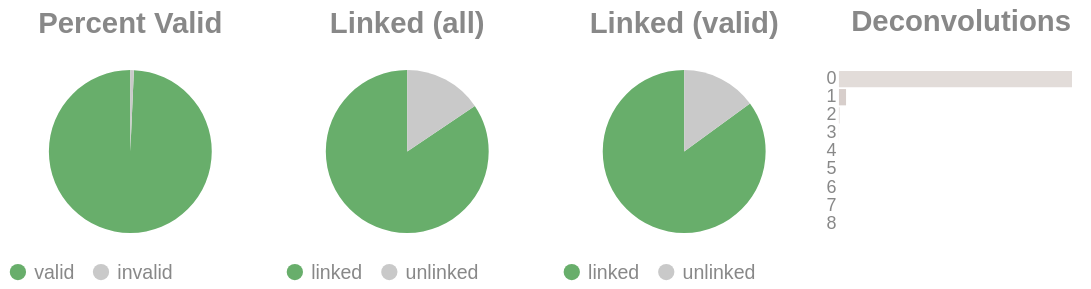

Notebook source saved alongside this figure:
### Code cell
if SKIPLR:
    pass
else:
    clash = Counter()
    for i in valids['molecule'].to_list():
        _mol = i.split("-")
        if len(_mol) == 1:
            clash.update('0')
        else:
            clash.update(_mol[-1])

    _d = {"deconvolutions": [], 'count': []}
    for k,v in clash.items():
        _d['deconvolutions'].append(k)
        _d['count'].append(v)

    tot_valid = valids['reads'].sum()
    mask = valids['reads'] >= 2
    n_linked_reads = valids.filter(mask)['reads'].sum()
    if n_linked_reads == 0:
        print_html("No linked molecules (>=2 reads) were detected; skipping linked-only distributions.")
        SKIPLR = True
    else:
        perc_valid = round(tot_valid / n_reads, 4)
        linked_perc_abs = round(n_linked_reads / n_reads, 4)
        linked_perc = round(n_linked_reads / tot_valid, 4)

    _valid = pl.DataFrame({"valids": ['valid', 'invalid'], "count": [tot_valid, n_reads - tot_valid]})
    _linked_abs = pl.DataFrame({"linked (absolute)": ['linked', 'unlinked'], "count": [n_linked_reads, n_reads - n_linked_reads]})
    _linked_rel = pl.DataFrame({"linked (valids)": ['linked', 'unlinked'], "count": [n_linked_reads, tot_valid - n_linked_reads]})

    (
        alt.hconcat(
            piechart(_valid, goodval = 'valid', title = "Percent Valid"),
            piechart(_linked_abs, goodval = "linked", title =  "Linked (all)"),
            piechart(_linked_rel, goodval = "linked", title =  "Linked (valid)"),
            convolutionbar(pl.DataFrame(_d), title = "Deconvolutions"),
            center = True,
            bounds = 'flush'
        )
        .resolve_scale(color='independent')
        .resolve_legend('independent')
        .properties(usermeta={'embedOptions': {"actions": False}})
    ).display()

### Figure 1 — Vega-Lite specification as saved in the notebook (floating-point values rounded to 4 significant figures)
{"width": "container", "height": 400, "config": {"title": {"anchor": "start", "dy": -15, "fontSize": 18, "color": "#888888", "subtitleColor": "#888888", "subtitleFontSize": 14}, "arc": {"fill": "#0072B2"}, "axis": {"domainColor": "#888888", "domainWidth": 0.5, "gridWidth": 0.2, "grid": false, "titleFontWeight": 400, "titleFontSize": 15, "labelFontSize": 11, "labelColor": "#888888", "tickColor": "#888888", "tickWidth": 0.2, "titleColor": "#888888"}, "axisBand": {"grid": false}, "axisX": {"grid": true, "tickSize": 10, "domainCap": "round"}, "axisY": {"domain": false, "grid": true, "tickSize": 0, "domainCap": "round"}, "background": "transparent", "header": {"labelFontSize": 15, "labelColor": "#888888", "titleFontSize": 15, "titleFontWeight": 600, "titleColor": "#888888"}, "legend": {"labelFont": "sans-serif", "labelFontSize": 12, "labelColor": "#888888", "symbolSize": 100, "symbolType": "circle", "titleFontSize": 12, "titlePadding": 10, "titleColor": "#888888", "title": null}, "range": {"category": ["#E69F00", "#56B4E9", "#009E73", "#F0E442", "#0072B2", "#D55E00", "#CC79A7", "#000000"], "diverging": ["#cfe8f3", "#a2d4ec", "#73bfe2", "#46abdb", "#1696d2", "#12719e"]}, "area": {"fill": "#0072B2", "fillOpacity": 0.7, "line": true, "strokeOpacity": 0.7}, "line": {"color": "#0072B2", "stroke": "#0072B2", "strokeWidth": 2}, "trail": {"color": "#0072B2", "stroke": "#0072B2", "strokeWidth": 0, "size": 1}, "point": {"filled": true, "fillOpacity": 1.0, "size": 95}, "text": {"color": "#888888", "fontSize": 11, "align": "right", "fontWeight": 400, "size": 11}, "bar": {"fill": "#0072B2", "stroke": null}, "view": {"stroke": null, "continuousWidth": 660, "continuousHeight": 400}}, "hconcat": [{"data": {"name": "data-7b141ab6fec89c632cfcb80bff3e2778"}, "mark": {"type": "arc"}, "encoding": {"color": {"field": "valids", "legend": {"orient": "bottom", "title": null}, "scale": {"domain": ["valid", "invalid"], "range": ["#68ae6b", "#C9C9C9"]}, "title": "Valids", "type": "nominal"}, "theta": {"field": "count", "type": "quantitative"}, "tooltip": [{"field": "valids", "title": "Valids", "type": "ordinal"}, {"field": "percent", "format": ".2%", "title": "Percent", "type": "quantitative"}, {"field": "count", "title": "Count", "type": "quantitative"}]}, "height": 100, "title": {"text": "Percent Valid", "align": "center", "anchor": "middle"}, "transform": [{"calculate": "datum.count / 15604114", "as": "percent"}], "width": 150}, {"data": {"name": "data-648d08e62dab2265b9f8989c203b9d1c"}, "mark": {"type": "arc"}, "encoding": {"color": {"field": "linked (absolute)", "legend": {"orient": "bottom", "title": null}, "scale": {"domain": ["linked", "unlinked"], "range": ["#68ae6b", "#C9C9C9"]}, "title": "Linked (Absolute)", "type": "nominal"}, "theta": {"field": "count", "type": "quantitative"}, "tooltip": [{"field": "linked (absolute)", "title": "Linked (Absolute)", "type": "ordinal"}, {"field": "percent", "format": ".2%", "title": "Percent", "type": "quantitative"}, {"field": "count", "title": "Count", "type": "quantitative"}]}, "height": 100, "title": {"text": "Linked (all)", "align": "center", "anchor": "middle"}, "transform": [{"calculate": "datum.count / 15604114", "as": "percent"}], "width": 150}, {"data": {"name": "data-e23cd69296adf108752d917ba7b10320"}, "mark": {"type": "arc"}, "encoding": {"color": {"field": "linked (valids)", "legend": {"orient": "bottom", "title": null}, "scale": {"domain": ["linked", "unlinked"], "range": ["#68ae6b", "#C9C9C9"]}, "title": "Linked (Valids)", "type": "nominal"}, "theta": {"field": "count", "type": "quantitative"}, "tooltip": [{"field": "linked (valids)", "title": "Linked (Valids)", "type": "ordinal"}, {"field": "percent", "format": ".2%", "title": "Percent", "type": "quantitative"}, {"field": "count", "title": "Count", "type": "quantitative"}]}, "height": 100, "title": {"text": "Linked (valid)", "align": "center", "anchor": "middle"}, "transform": [{"calculate": "datum.count / 15494755", "as": "percent"}], "width": 150}, {"data": {"name": "data-3d9e7ca99d4ddf80ba63bd4199ee5911"}, "mark": {"type": "bar"}, "encoding": {"color": {"field": "deconvolutions", "legend": null, "scale": {"scheme": "lightgreyred"}, "type": "nominal"}, "tooltip": [{"field": "deconvolutions", "title": "Deconvolutions", "type": "ordinal"}, {"field": "percent", "format": ".2%", "title": "Percent", "type": "quantitative"}, {"field": "count", "title": "Count", "type": "quantitative"}], "x": {"axis": null, "field": "count", "type": "quantitative"}, "y": {"field": "deconvolutions", "sort": "ascending", "title": null, "type": "nominal"}}, "height": 100, "title": {"text": "Deconvolutions", "align": "center", "anchor": "middle"}, "transform": [{"calculate": "datum.count / 4924607", "as": "percent"}], "width": 150}], "bounds": "flush", "center": true, "resolve": {"legend": {"angle": "independent"}, "scale": {"color": "independent"}}, "usermeta": {"embedOptions": {"actions": false}}, "$schema": "https://vega.github.io/schema/vega-lite/v6.1.0.json", "datasets": {"data-7b141ab6fec89c632cfcb80bff3e2778": [{"valids": "valid", "count": 15494755}, {"valids": "invalid", "count": 109359}], "data-648d08e62dab2265b9f8989c203b9d1c": [{"linked (absolute)": "linked", "count": 13174952}, {"linked (absolute)": "unlinked", "count": 2429162}], "data-e23cd69296adf108752d917ba7b10320": [{"linked (valids)": "linked", "count": 13174952}, {"linked (valids)": "unlinked", "count": 2319803}], "data-3d9e7ca99d4ddf80ba63bd4199ee5911": [{"deconvolutions": "0", "count": 4769424}, {"deconvolutions": "1", "count": 145704}, {"deconvolutions": "2", "count": 8412}, {"deconvolutions": "3", "count": 882}, {"deconvolutions": "4", "count": 134}, {"deconvolutions": "5", "count": 34}, {"deconvolutions": "6", "count": 10}, {"deconvolutions": "7", "count": 5}, {"deconvolutions": "8", "count": 2}]}}
